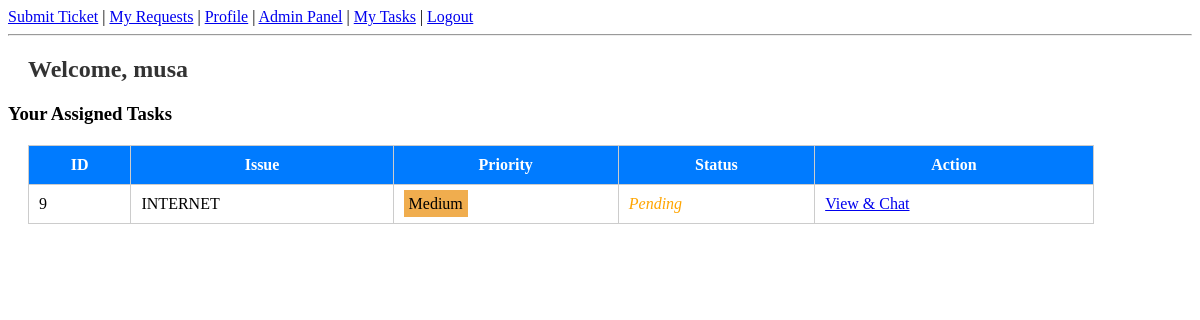
The page /tech_dashboard.php (signed in) on the database its author committed.
### tables this page shows
CREATE TABLE `tickets` (
  `id` int(11) NOT NULL,
  `user_id` int(11) DEFAULT NULL,
  `title` varchar(255) DEFAULT NULL,
  `description` text DEFAULT NULL,
  `status` varchar(50) DEFAULT NULL,
  `created_at` timestamp NOT NULL DEFAULT current_timestamp(),
  `priority` enum('Low','Medium','High') DEFAULT 'Medium',
  `assigned_to` int(11) DEFAULT NULL,
  `category` enum('Hardware','Software','Network','Email','Printer','Other') DEFAULT 'Other'
);

### tech_dashboard.php (the view, shortened to what this page needs)
<?php
include 'config.php';
$my_id = $_SESSION['user_id'];
$sql = "SELECT * FROM tickets WHERE assigned_to = '$my_id' AND status != 'Resolved' ORDER BY priority DESC";
$result = mysqli_query($conn, $sql);
?>
<!DOCTYPE html>
<html>
<head>
    <link rel="stylesheet" href="style.css">
</head>
<body>
    <div class="nav">
        <a href="submit_ticket.php">Submit Ticket</a> |
        <a href="view_tickets.php">My Requests</a> |
        <a href="profile.php">Profile</a> |
        <?php if($_SESSION['role'] == 'admin'): ?>
            <a href="admin.php">Admin Panel</a> |
        <?php endif; ?>
        <?php if($_SESSION['role'] == 'admin' || $_SESSION['role'] == 'tech'): ?>
            <a href="tech_dashboard.php">My Tasks</a> |
        <?php endif; ?>
        <a href="logout.php">Logout</a>
    </div>
    <hr>
    <h2>Welcome, <?php echo $_SESSION['user_name']; ?></h2>
    <h3>Your Assigned Tasks</h3>
    <table border="1">
        <tr>
            <th>ID</th>
            <th>Issue</th>
            <th>Priority</th>
            <th>Status</th>
            <th>Action</th>
        </tr>
        <?php
        while ($row = mysqli_fetch_assoc($result)) {
        ?>
        <tr>
            <td><?php echo $row['id']; ?></td>
            <td><?php echo $row['title']; ?></td>
            <td><span class="priority-<?php echo $row['priority']; ?>"><?php echo $row['priority']; ?></span></td>
            <td class="status-<?php echo $row['status']; ?>"><?php echo $row['status']; ?></td>
            <td>
                <a href="ticket_details.php?id=<?php echo $row['id']; ?>">View & Chat</a>
            </td>
        </tr>
        <?php } ?>
    </table>
</body>
</html>

### style.css (style rules this page uses)
h2 { margin: 20px; color: #333; }
table { width: 90%; margin: 20px; border-collapse: collapse; background: white; }
th { background-color: #007BFF; color: white; }
th, td { padding: 10px; border: 1px solid #ccc; }
.priority-Medium { color: black; background-color: #f0ad4e; padding: 5px; }
.status-Pending { font-style: italic; color: orange; }

### rows shown on the page
tickets: id "9", title "INTERNET", priority "Medium", status "Pending"

### other values the page prints
$_SESSION['user_name'] "musa"
